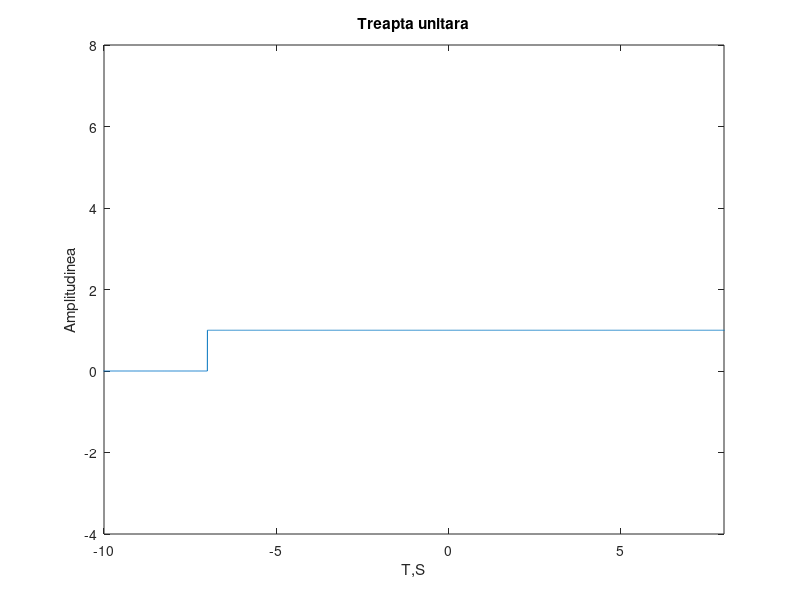

MATLAB code for this plot:
n=-5:0.002:20;
u=[zeros(1,2501),ones(1,10000)];
plot(n-7,u);
xlabel('T,S');
ylabel('Amplitudinea');
title('Treapta unitara');
axis([-10 8 -4 8]);